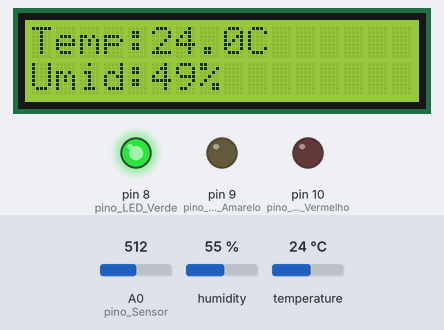
A sketch run on a simulated Arduino Uno, built with avr-gcc and run on an emulated ATmega328P. Shown: 16×2 character LCD, output pins drawn as LEDs (lit = HIGH). The test bench sets the inputs (shaded band); at power-on: A0 (pino_Sensor) = 512, temperature 24 °C, humidity 55 %.

Above: at 1.2 s.
1.3 s: A0 (pino_Sensor) set to 594
At 2.6 s:
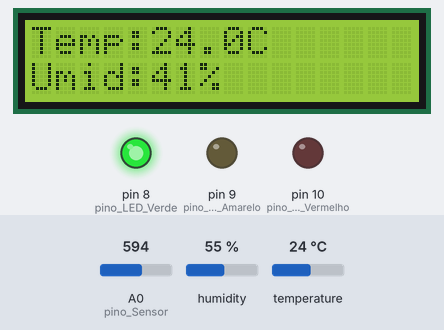
4.0 s: A0 (pino_Sensor) set to 611
At 5.1 s:
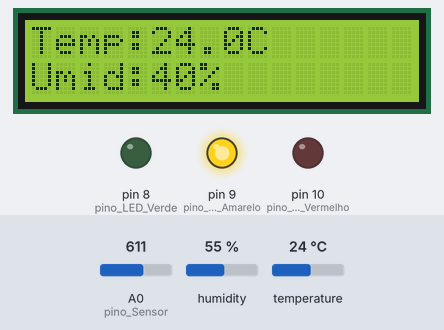
6.7 s: temperature set to 12 °C
At 9.1 s:
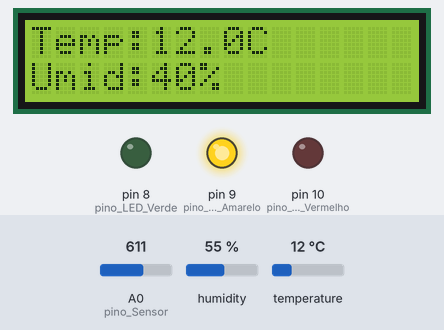
9.7 s: temperature set to 19 °C
At 11.7 s:
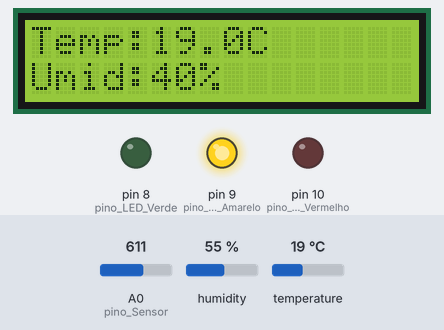
12.4 s: temperature set to 28 °C
At 15.4 s:
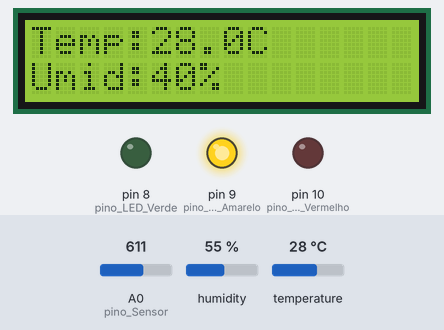
15.7 s: A0 (pino_Sensor) set to 511
At 61.7 s:
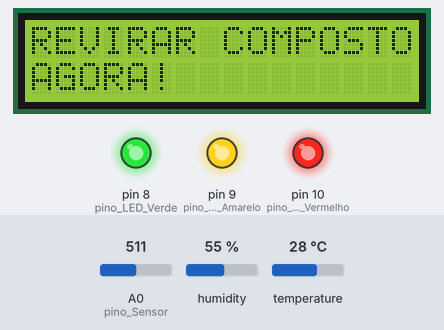
Timing chart, 0 to 64.4 s (numbered marks = the images above; inputs shaded):
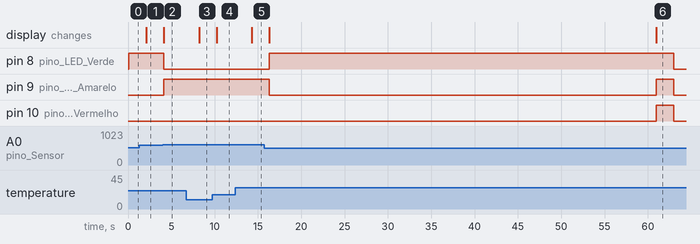

Measured:
- the behaviour switches between 603 and 604 on A0 (pino_Sensor) (found by bisection; images 1 and 2)
- after the input at 1.3 s, the display: changes after 0.82 s (image 1)
- after the input at 4.0 s, pin 8 (pino_LED_Verde): HIGH → LOW after 0.14 s; pin 9 (pino_LED_Amarelo): LOW → HIGH after 0.14 s; the display: changes after 0.15 s (image 2)
- after the input at 6.7 s, the display: changes after 1.5 s (image 3)
- after the input at 9.7 s, the display: changes after 0.53 s (image 4)
- after the input at 12.4 s, the display: changes after 1.9 s (image 5)
- after the input at 15.7 s, pin 9 (pino_LED_Amarelo): HIGH → LOW after 0.62 s instead of 47.3 s; the display: first changes after 0.62 s (image 6 shows a later state)

The sketch:

missao_terra_fertil.ino
```cpp
#include <DHT.h>
#include <DHT_U.h>
#include <LiquidCrystal.h>

// Inicialização do display LCD (RS, E, D4, D5, D6, D7)
LiquidCrystal lcd(12, 11, 5, 4, 3, 2);

#define DHTPIN A1       // Pino conectado ao DHT
#define DHTTYPE DHT11   // Tipo do sensor (DHT11)

DHT sensor(DHTPIN, DHTTYPE);

// Pinos dos LEDs e sensor de umidade do solo
#define pino_Sensor A0
#define pino_LED_Verde 8
#define pino_LED_Amarelo 9
#define pino_LED_Vermelho 10

// Variáveis globais
float temperatura = 0;
float umidadeAr = 0;
int umidadeSolo = 0;
int Umid_Critica = 40;  // Umidade mínima crítica
int Temp_Critica = 65;   // Temperatura máxima crítica

// Controle do lembrete (3 minutos para demo, 20 segundos de exibição)
unsigned long ultimaVezReviramento = 0;
const unsigned long intervaloReviramento = 1 * 60 * 1000UL;  // 1 minuto em ms
const unsigned long tempoExibicaoLembrete = 20 * 1000UL;      // 20 segundos em ms
bool mostrarLembrete = false;
unsigned long tempoInicioLembrete = 0;

void setup() {
  lcd.begin(16, 2);
  Serial.begin(9600);
  sensor.begin();

  pinMode(pino_LED_Verde, OUTPUT);
  pinMode(pino_LED_Amarelo, OUTPUT);
  pinMode(pino_LED_Vermelho, OUTPUT);

  ultimaVezReviramento = millis();
}

void loop() {
  lerSensores();
  verificarCondicoes();
  verificarReviramento();

  if (mostrarLembrete) {
    mostrarLembreteReviramento();
    // Verifica se já passaram os 20 segundos
    if (millis() - tempoInicioLembrete >= tempoExibicaoLembrete) {
      mostrarLembrete = false;
      desligarLEDs();
    }
  } else {
    mostrarDisplay();
  }
  delay(2000);
}

void lerSensores() {
  umidadeAr = sensor.readHumidity();
  temperatura = sensor.readTemperature();
  umidadeSolo = map(analogRead(pino_Sensor), 1023, 0, 0, 100);
}

void verificarCondicoes() {
  // Verifica temperatura crítica (acima de 65°C)
  if (temperatura >= Temp_Critica) {
    digitalWrite(pino_LED_Vermelho, HIGH);
    digitalWrite(pino_LED_Amarelo, LOW);
    digitalWrite(pino_LED_Verde, LOW);
  }
  // Verifica umidade crítica (abaixo de 40%)
  else if (umidadeSolo <= Umid_Critica) {
    digitalWrite(pino_LED_Amarelo, HIGH);
    digitalWrite(pino_LED_Vermelho, LOW);
    digitalWrite(pino_LED_Verde, LOW);
  }
  // Condições ideais
  else {
    digitalWrite(pino_LED_Verde, HIGH);
    digitalWrite(pino_LED_Amarelo, LOW);
    digitalWrite(pino_LED_Vermelho, LOW);
  }
}

void verificarReviramento() {
  unsigned long tempoAtual = millis();

  // Verifica se passaram 3 minutos (considerando overflow)
  if (tempoAtual - ultimaVezReviramento >= intervaloReviramento ||
      tempoAtual < ultimaVezReviramento) {
    mostrarLembrete = true;
    tempoInicioLembrete = tempoAtual;
    ultimaVezReviramento = tempoAtual;
  }
}

void mostrarLembreteReviramento() {
  lcd.clear();
  lcd.setCursor(0, 0);
  lcd.print("REVIRAR COMPOSTO");
  lcd.setCursor(0, 1);
  lcd.print("AGORA!");

  // Piscar os LEDs para chamar atenção
  static unsigned long ultimoPiscar = 0;
  static bool estadoLEDs = false;

  if (millis() - ultimoPiscar > 200) {
    estadoLEDs = !estadoLEDs;
    digitalWrite(pino_LED_Verde, estadoLEDs);
    digitalWrite(pino_LED_Amarelo, estadoLEDs);
    digitalWrite(pino_LED_Vermelho, estadoLEDs);
    ultimoPiscar = millis();
  }
}

void desligarLEDs() {
  digitalWrite(pino_LED_Verde, LOW);
  digitalWrite(pino_LED_Amarelo, LOW);
  digitalWrite(pino_LED_Vermelho, LOW);
}

void mostrarDisplay() {
  lcd.clear();
  lcd.setCursor(0, 0);
  lcd.print("Temp:");
  lcd.print(temperatura, 1);
  lcd.print("C");

  lcd.setCursor(0, 1);
  lcd.print("Umid:");
  lcd.print(umidadeSolo);
  lcd.print("%");
}
```
